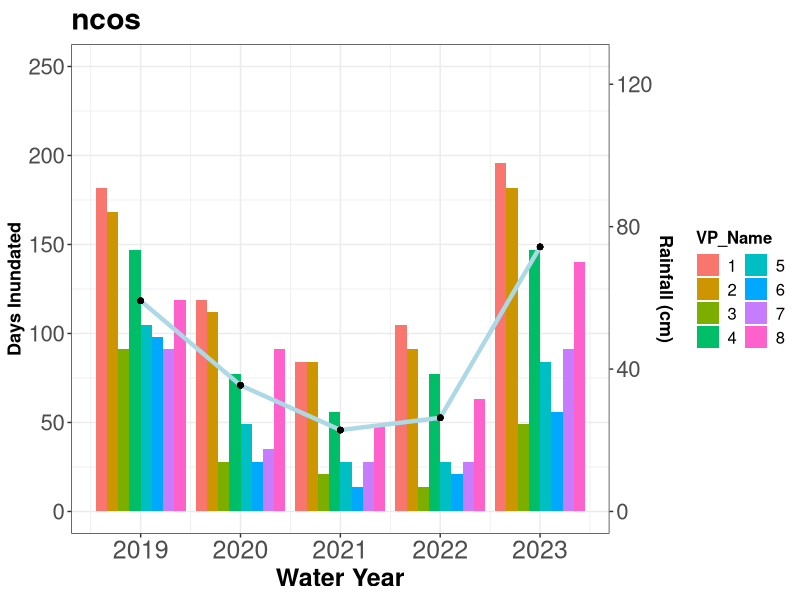
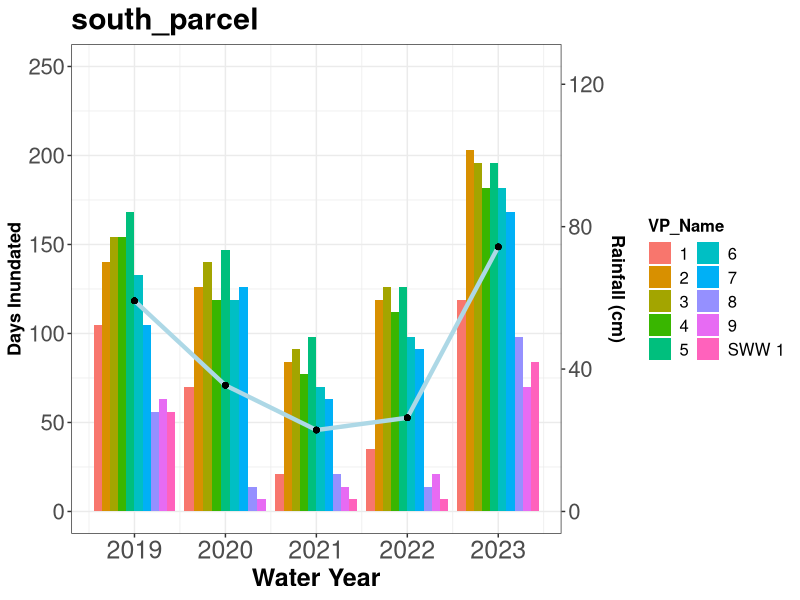
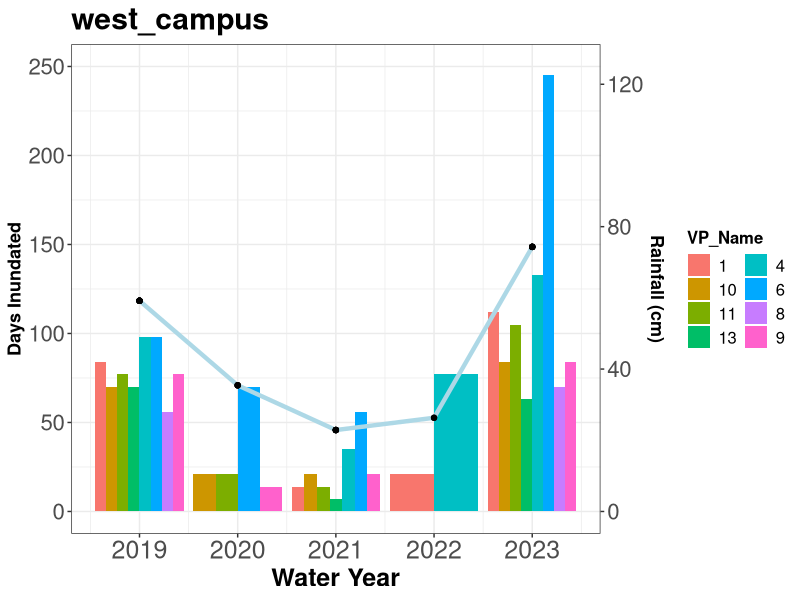
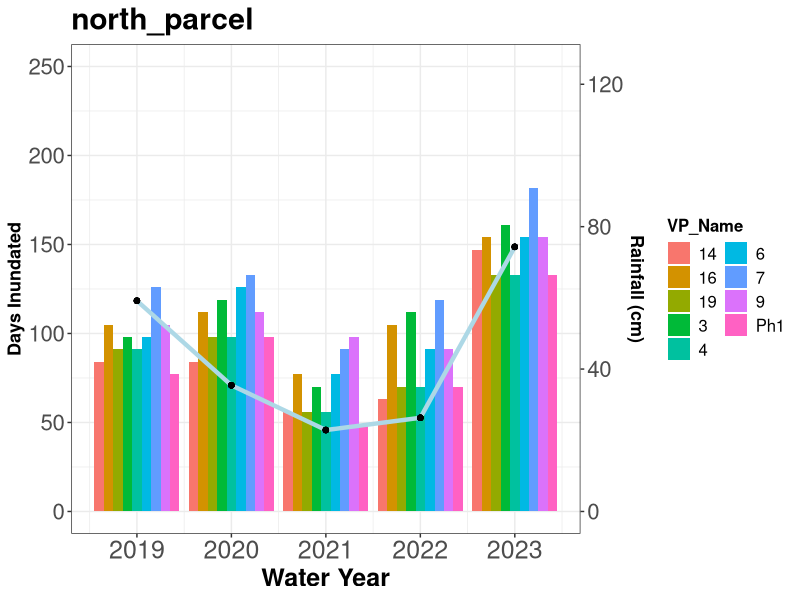
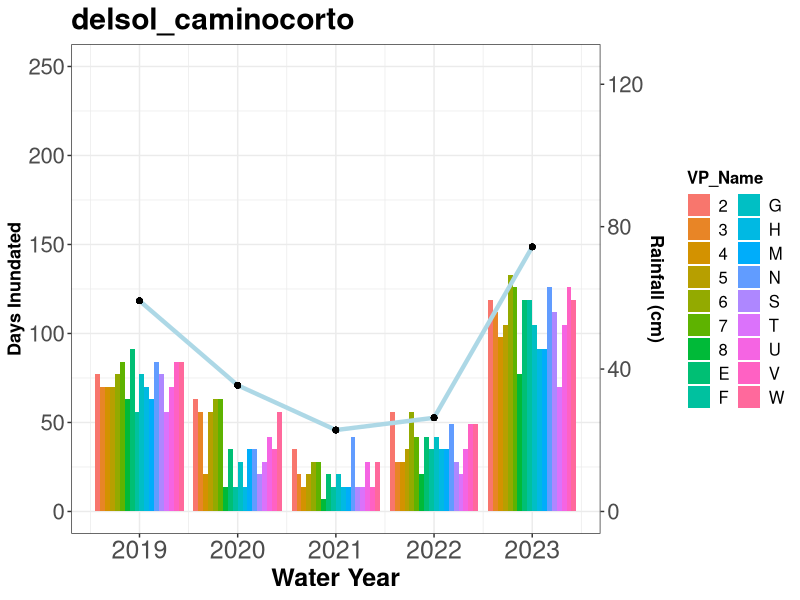
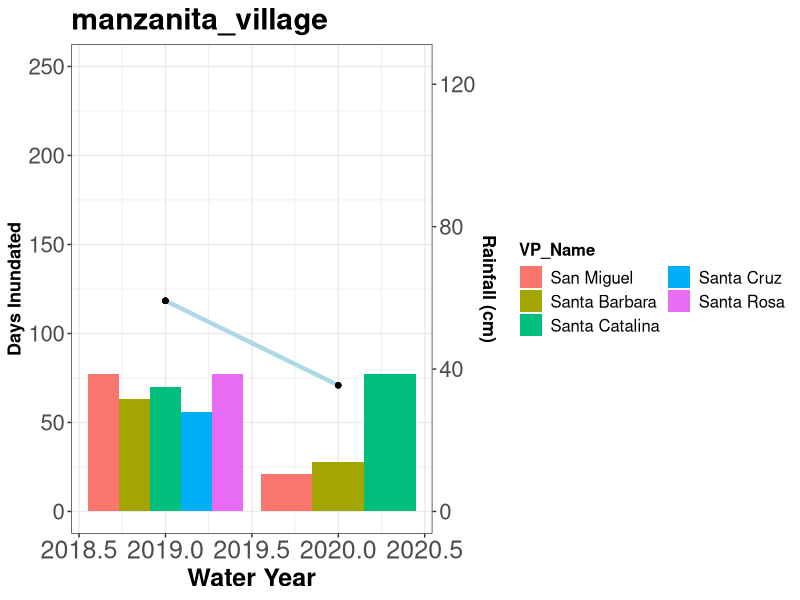
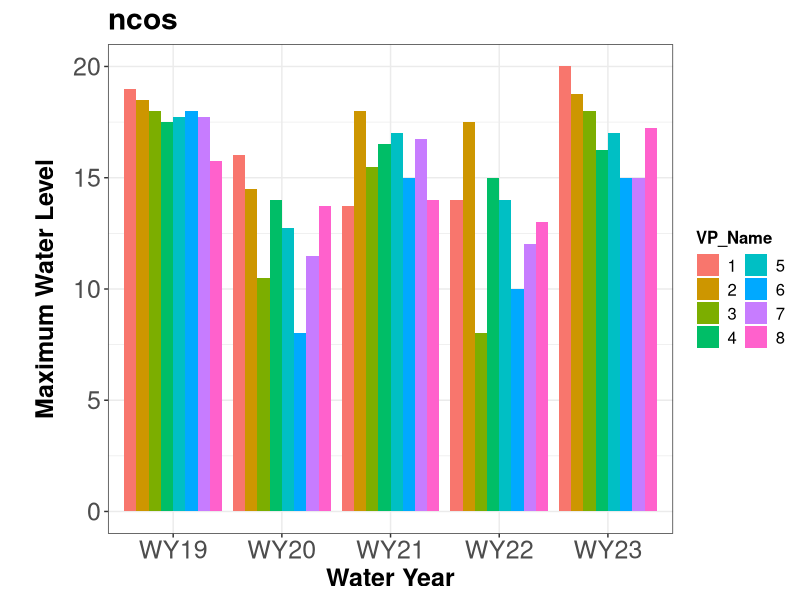
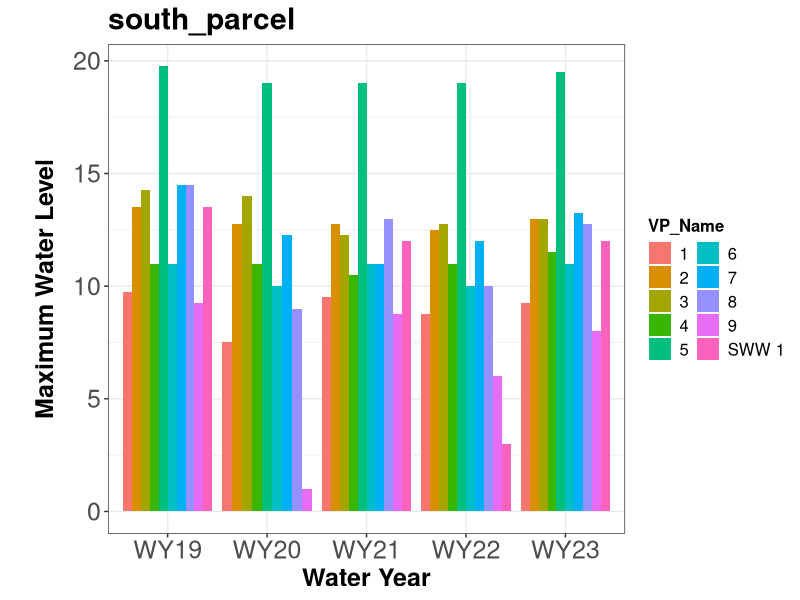

Here is the R script that generated these plots, in order:
## ---- chunk 1
library(ggplot2)
#First upload rain data and get max and total
noaa<-read.csv("Monthly_NOAA.csv")
noaayrly<-aggregate(Precip_mm~Rain.Year,noaa,FUN=sum)
noaayrly<-noaayrly[noaayrly$Rain.Year>=2019,]
noaayrly$wtr_yr<-c("WY19","WY20","WY21","WY22","WY23","WY24")

#Load clean vp data
vp<-read.csv("vp_clean.csv")
#############################
##Temperary until 2024 water year is over
vp<-vp[vp$wtr_yr!="WY24",]
vpq<-vp[vp$Water_Level!=0,]
vpq$days<-7
vpqag<-aggregate(days~Location+VP_Name+wtr_yr,vpq,FUN=sum)
vpmax<-aggregate(Water_Level~Location+VP_Name+wtr_yr,vp,FUN=max)

vpall<-merge(vpqag,noaayrly,by="wtr_yr",all.x=TRUE,all.y=TRUE)
vpall<-vpall[!is.na(vpall$VP_Name),]
vpall$Precip_in<-vpall$Precip_mm/25.4
vpall$Precip_cm<-vpall$Precip_mm/10
lubridate::ymd(vpall$Rain.Year, truncated = 2L)
## ---- chunk 2
coeff<-0.5
for (i in unique(vpall$Location)){
  p<-vpall[vpall$Location==i,]
  q<- ggplot(p,aes(x=Rain.Year)) +
  geom_bar(stat="identity", position=position_dodge(),aes(y=days, fill=VP_Name))+ylab("Total Days Inundated")+xlab("Water Year")+ 
  scale_y_continuous(limits=c(0,250),name = "Days Inundated",sec.axis = sec_axis( trans=~.*coeff, name="Rainfall (cm)"))+
  theme_bw()+geom_line(color="lightblue",size=1.5,aes(y=Precip_cm/coeff))+geom_point(aes(y=Precip_cm/coeff))+
    theme(axis.title.y = element_text(size=13), 
          axis.title.y.right = element_text(size=13),
          axis.title.x=element_text(size=18), axis.text.x=element_text(size=18),
          axis.text.y = element_text(size=16),title =element_text(size=18, face='bold'),
          strip.text.y = element_text(size = 16),
          legend.text = element_text(size=12),
          legend.title = element_text(size=12),
          legend.position = "right")+ggtitle(p$Location)+
    guides(fill=guide_legend(ncol=2))
  print(q)
}
## ---- chunk 3
vpmax<-vpmax[vpmax$Water_Level<90,]
for (i in unique(vpmax$Location)){
  p<-vpmax[vpmax$Location==i,]
  q<- ggplot(p,aes(x=wtr_yr)) +
    geom_bar(stat="identity", position=position_dodge(),aes(y=Water_Level, fill=VP_Name))+ylab("Maximum Water Level")+xlab("Water Year")+ 
    theme_bw()+
    theme(axis.title.y = element_text(size=18,margin = margin(t = 0, r = 10, b = 0, l = 20)), 
          axis.title.y.right = element_text(size=15,margin = margin(t = 0, r = 0, b = 0, l = 20)),
          axis.title.x=element_text(size=18), axis.text.x=element_text(size=18),
          axis.text.y = element_text(size=18),title =element_text(size=18, face='bold'),
          strip.text.y = element_text(size = 18),
          legend.text = element_text(size=12),
          legend.title = element_text(size=12),
          legend.position = "right")+ggtitle(p$Location)+
    guides(fill=guide_legend(ncol=2))
  print(q)
}
## ---- chunk 4
WQclean<-read.csv("VP_WQ_Clean.csv")
WQclean$Date<-as.POSIXct(WQclean$Date,format<-"%Y-%m-%d %H:%M:%S")
WQclean<-WQclean[WQclean$Salinity_ppt<100&WQclean$DO_mg_L<300&WQclean$Temp_C<100,]
WQclean<-WQclean[!is.na(WQclean$Salinity_ppt),]
## ---- chunk 5
for (i in unique(WQclean$Location)){
  p<-WQclean[WQclean$Location==i,]
  q<- ggplot(p,aes(x=Date)) +
    geom_line(size=1.5,aes(y=Salinity_ppt, color=VP_Name))+geom_point(aes(y=Salinity_ppt))+
    ylab("Salinity (ppt)")+xlab("Date")+theme_bw()+ggtitle(p$Location)+
    theme(axis.title.y = element_text(size=18,margin = margin(t = 0, r = 10, b = 0, l = 20)), 
          axis.title.y.right = element_text(size=15,margin = margin(t = 0, r = 0, b = 0, l = 20)),
          axis.title.x=element_text(size=18), axis.text.x=element_text(size=18),
          axis.text.y = element_text(size=18),title =element_text(size=18, face='bold'),
          strip.text.y = element_text(size = 18),
          legend.text = element_text(size=12),
          legend.title = element_text(size=12),
          legend.position = "right")+ggtitle(p$Location)
  print(q)
}
## ---- chunk 6
for (i in unique(WQclean$Location)){
  p<-WQclean[WQclean$Location==i,]
  q<- ggplot(p,aes(x=Date)) +
    geom_line(size=1.5,aes(y=DO_mg_L, color=VP_Name))+geom_point(aes(y=DO_mg_L))+
    ylab("Dissolved Oxygen (mg/L)")+xlab("Date")+theme_bw()+ggtitle(p$Location)+
    theme(axis.title.y = element_text(size=18,margin = margin(t = 0, r = 10, b = 0, l = 20)), 
          axis.title.y.right = element_text(size=15,margin = margin(t = 0, r = 0, b = 0, l = 20)),
          axis.title.x=element_text(size=18), axis.text.x=element_text(size=18),
          axis.text.y = element_text(size=18),title =element_text(size=18, face='bold'),
          strip.text.y = element_text(size = 18),
          legend.text = element_text(size=12),
          legend.title = element_text(size=12),
          legend.position = "right")+ggtitle(p$Location)
  print(q)
}
## ---- chunk 7
for (i in unique(WQclean$Location)){
  p<-WQclean[WQclean$Location==i,]
  q<- ggplot(p,aes(x=Date)) +
    geom_line(size=1.5,aes(y=Temp_C, color=VP_Name))+geom_point(aes(y=Temp_C))+
    ylab("Temperature (C)")+xlab("Date")+theme_bw()+ggtitle(p$Location)+
    theme(axis.title.y = element_text(size=18,margin = margin(t = 0, r = 10, b = 0, l = 20)), 
          axis.title.y.right = element_text(size=15,margin = margin(t = 0, r = 0, b = 0, l = 20)),
          axis.title.x=element_text(size=18), axis.text.x=element_text(size=18),
          axis.text.y = element_text(size=18),title =element_text(size=18, face='bold'),
          strip.text.y = element_text(size = 18),
          legend.text = element_text(size=12),
          legend.title = element_text(size=12),
          legend.position = "right")+ggtitle(p$Location)
  print(q)
}


